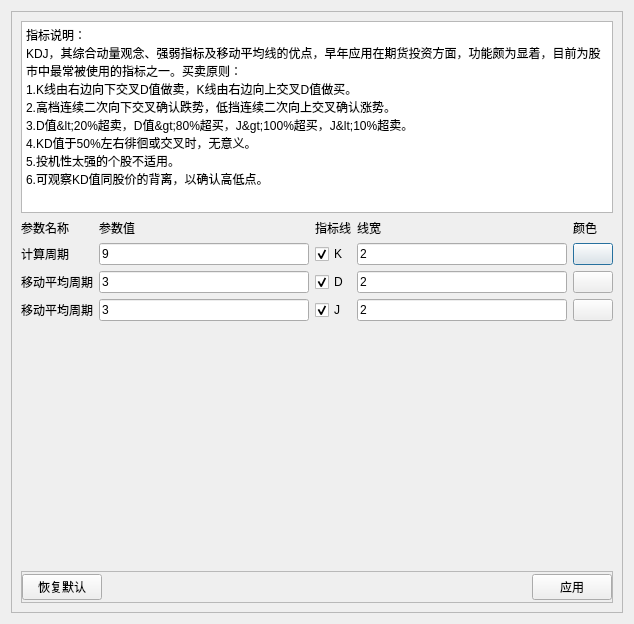
<?xml version="1.0" encoding="UTF-8"?>
<ui version="4.0">
 <class>KdjSettingDialog</class>
 <widget class="QDialog" name="KdjSettingDialog">
  <property name="geometry">
   <rect>
    <x>0</x>
    <y>0</y>
    <width>634</width>
    <height>624</height>
   </rect>
  </property>
  <property name="windowTitle">
   <string>指标设置</string>
  </property>
  <layout class="QVBoxLayout" name="verticalLayout_2">
   <item>
    <widget class="QFrame" name="frame_center">
     <property name="frameShape">
      <enum>QFrame::StyledPanel</enum>
     </property>
     <property name="frameShadow">
      <enum>QFrame::Raised</enum>
     </property>
     <layout class="QVBoxLayout" name="verticalLayout">
      <item>
       <widget class="QPlainTextEdit" name="plainTextEdit">
        <property name="sizePolicy">
         <sizepolicy hsizetype="Expanding" vsizetype="Preferred">
          <horstretch>0</horstretch>
          <verstretch>0</verstretch>
         </sizepolicy>
        </property>
        <property name="readOnly">
         <bool>true</bool>
        </property>
        <property name="plainText">
         <string>指标说明：
KDJ，其综合动量观念、强弱指标及移动平均线的优点，早年应用在期货投资方面，功能颇为显着，目前为股市中最常被使用的指标之一。买卖原则：
1.K线由右边向下交叉D值做卖，K线由右边向上交叉D值做买。
2.高档连续二次向下交叉确认跌势，低挡连续二次向上交叉确认涨势。
3.D值&lt;20%超卖，D值&gt;80%超买，J&gt;100%超买，J&lt;10%超卖。
4.KD值于50%左右徘徊或交叉时，无意义。
5.投机性太强的个股不适用。
6.可观察KD值同股价的背离，以确认高低点。</string>
        </property>
       </widget>
      </item>
      <item>
       <layout class="QGridLayout" name="gridLayout">
        <item row="0" column="0">
         <widget class="QLabel" name="label_title_para_name">
          <property name="text">
           <string>参数名称</string>
          </property>
         </widget>
        </item>
        <item row="0" column="1">
         <widget class="QLabel" name="label_title_para_value">
          <property name="text">
           <string>参数值</string>
          </property>
         </widget>
        </item>
        <item row="0" column="2">
         <widget class="QLabel" name="label_title_indicators">
          <property name="sizePolicy">
           <sizepolicy hsizetype="Preferred" vsizetype="Preferred">
            <horstretch>0</horstretch>
            <verstretch>0</verstretch>
           </sizepolicy>
          </property>
          <property name="text">
           <string>指标线</string>
          </property>
         </widget>
        </item>
        <item row="0" column="3">
         <widget class="QLabel" name="label_title_line_width">
          <property name="text">
           <string>线宽</string>
          </property>
         </widget>
        </item>
        <item row="0" column="4">
         <widget class="QLabel" name="label_title_line_color">
          <property name="text">
           <string>颜色</string>
          </property>
         </widget>
        </item>
        <item row="1" column="0">
         <widget class="QLabel" name="label_title_ma_period">
          <property name="text">
           <string>计算周期</string>
          </property>
         </widget>
        </item>
        <item row="1" column="1">
         <widget class="QLineEdit" name="lineEdit_ma_period">
          <property name="text">
           <string>9</string>
          </property>
         </widget>
        </item>
        <item row="1" column="2">
         <widget class="QCheckBox" name="checkBox_ma">
          <property name="text">
           <string>K</string>
          </property>
          <property name="checked">
           <bool>true</bool>
          </property>
         </widget>
        </item>
        <item row="1" column="3">
         <widget class="QLineEdit" name="lineEdit_line_width">
          <property name="text">
           <string>2</string>
          </property>
         </widget>
        </item>
        <item row="1" column="4">
         <widget class="QPushButton" name="btn_color">
          <property name="text">
           <string/>
          </property>
         </widget>
        </item>
        <item row="2" column="0">
         <widget class="QLabel" name="label_title_ma_period_1">
          <property name="text">
           <string>移动平均周期</string>
          </property>
         </widget>
        </item>
        <item row="2" column="1">
         <widget class="QLineEdit" name="lineEdit_ma_period_1">
          <property name="text">
           <string>3</string>
          </property>
         </widget>
        </item>
        <item row="2" column="2">
         <widget class="QCheckBox" name="checkBox_ma_1">
          <property name="text">
           <string>D</string>
          </property>
          <property name="checked">
           <bool>true</bool>
          </property>
         </widget>
        </item>
        <item row="2" column="3">
         <widget class="QLineEdit" name="lineEdit_line_width_1">
          <property name="text">
           <string>2</string>
          </property>
         </widget>
        </item>
        <item row="2" column="4">
         <widget class="QPushButton" name="btn_color_1">
          <property name="text">
           <string/>
          </property>
         </widget>
        </item>
        <item row="3" column="0">
         <widget class="QLabel" name="label_title_ma_period_2">
          <property name="text">
           <string>移动平均周期</string>
          </property>
         </widget>
        </item>
        <item row="3" column="1">
         <widget class="QLineEdit" name="lineEdit_ma_period_2">
          <property name="text">
           <string>3</string>
          </property>
         </widget>
        </item>
        <item row="3" column="2">
         <widget class="QCheckBox" name="checkBox_ma_2">
          <property name="text">
           <string>J</string>
          </property>
          <property name="checked">
           <bool>true</bool>
          </property>
         </widget>
        </item>
        <item row="3" column="3">
         <widget class="QLineEdit" name="lineEdit_line_width_2">
          <property name="text">
           <string>2</string>
          </property>
         </widget>
        </item>
        <item row="3" column="4">
         <widget class="QPushButton" name="btn_color_2">
          <property name="text">
           <string/>
          </property>
         </widget>
        </item>
       </layout>
      </item>
      <item>
       <spacer name="verticalSpacer">
        <property name="orientation">
         <enum>Qt::Vertical</enum>
        </property>
        <property name="sizeHint" stdset="0">
         <size>
          <width>20</width>
          <height>40</height>
         </size>
        </property>
       </spacer>
      </item>
      <item>
       <widget class="QFrame" name="frame_title_bottom">
        <property name="minimumSize">
         <size>
          <width>0</width>
          <height>32</height>
         </size>
        </property>
        <property name="maximumSize">
         <size>
          <width>16777215</width>
          <height>32</height>
         </size>
        </property>
        <property name="frameShape">
         <enum>QFrame::StyledPanel</enum>
        </property>
        <property name="frameShadow">
         <enum>QFrame::Raised</enum>
        </property>
        <layout class="QHBoxLayout" name="horizontalLayout_2">
         <property name="leftMargin">
          <number>0</number>
         </property>
         <property name="topMargin">
          <number>0</number>
         </property>
         <property name="rightMargin">
          <number>0</number>
         </property>
         <property name="bottomMargin">
          <number>0</number>
         </property>
         <item>
          <widget class="QPushButton" name="btn_reset">
           <property name="text">
            <string>恢复默认</string>
           </property>
          </widget>
         </item>
         <item>
          <spacer name="horizontalSpacer_2">
           <property name="orientation">
            <enum>Qt::Horizontal</enum>
           </property>
           <property name="sizeHint" stdset="0">
            <size>
             <width>40</width>
             <height>20</height>
            </size>
           </property>
          </spacer>
         </item>
         <item>
          <widget class="QPushButton" name="btn_apply">
           <property name="text">
            <string>应用</string>
           </property>
          </widget>
         </item>
        </layout>
       </widget>
      </item>
     </layout>
    </widget>
   </item>
  </layout>
 </widget>
 <resources/>
 <connections/>
</ui>
